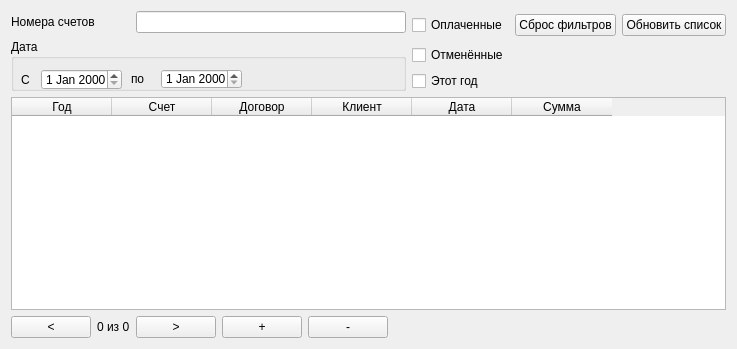
<?xml version="1.0" encoding="UTF-8"?>
<ui version="4.0">
 <class>orderView</class>
 <widget class="QWidget" name="orderView">
  <property name="geometry">
   <rect>
    <x>0</x>
    <y>0</y>
    <width>728</width>
    <height>349</height>
   </rect>
  </property>
  <property name="windowTitle">
   <string>Form</string>
  </property>
  <layout class="QGridLayout" name="gridLayout">
   <item row="5" column="7" colspan="4">
    <spacer name="horizontalSpacer_2">
     <property name="orientation">
      <enum>Qt::Horizontal</enum>
     </property>
     <property name="sizeHint" stdset="0">
      <size>
       <width>40</width>
       <height>20</height>
      </size>
     </property>
    </spacer>
   </item>
   <item row="5" column="4">
    <widget class="QPushButton" name="pushButton_minus">
     <property name="text">
      <string>-</string>
     </property>
    </widget>
   </item>
   <item row="0" column="9" rowspan="2">
    <widget class="QPushButton" name="pushButton_resetfilter">
     <property name="text">
      <string>Сброс фильтров</string>
     </property>
    </widget>
   </item>
   <item row="0" column="0" colspan="2">
    <widget class="QLabel" name="label">
     <property name="text">
      <string>Номера счетов</string>
     </property>
    </widget>
   </item>
   <item row="5" column="6">
    <spacer name="horizontalSpacer_3">
     <property name="orientation">
      <enum>Qt::Horizontal</enum>
     </property>
     <property name="sizeHint" stdset="0">
      <size>
       <width>40</width>
       <height>20</height>
      </size>
     </property>
    </spacer>
   </item>
   <item row="0" column="8" rowspan="2">
    <widget class="QCheckBox" name="paid_checkbox">
     <property name="text">
      <string>Оплаченные</string>
     </property>
     <property name="checked">
      <bool>false</bool>
     </property>
     <property name="tristate">
      <bool>false</bool>
     </property>
    </widget>
   </item>
   <item row="3" column="8">
    <widget class="QCheckBox" name="thisyear_checkbox">
     <property name="text">
      <string>Этот год</string>
     </property>
     <property name="tristate">
      <bool>false</bool>
     </property>
    </widget>
   </item>
   <item row="5" column="0">
    <widget class="QPushButton" name="pushButton_left">
     <property name="text">
      <string>&lt;</string>
     </property>
    </widget>
   </item>
   <item row="5" column="5">
    <spacer name="horizontalSpacer">
     <property name="orientation">
      <enum>Qt::Horizontal</enum>
     </property>
     <property name="sizeHint" stdset="0">
      <size>
       <width>40</width>
       <height>20</height>
      </size>
     </property>
    </spacer>
   </item>
   <item row="2" column="8">
    <widget class="QCheckBox" name="canceled_checkbox">
     <property name="text">
      <string>Отменённые</string>
     </property>
     <property name="tristate">
      <bool>false</bool>
     </property>
    </widget>
   </item>
   <item row="5" column="1">
    <widget class="QLabel" name="browserLabel">
     <property name="text">
      <string>0 из 0</string>
     </property>
    </widget>
   </item>
   <item row="5" column="2">
    <widget class="QPushButton" name="pushButton_right">
     <property name="text">
      <string>&gt;</string>
     </property>
    </widget>
   </item>
   <item row="0" column="2" colspan="6">
    <widget class="QLineEdit" name="lineEdit"/>
   </item>
   <item row="0" column="10" rowspan="2">
    <widget class="QPushButton" name="pushButton_update">
     <property name="text">
      <string>Обновить список</string>
     </property>
    </widget>
   </item>
   <item row="1" column="0" rowspan="3" colspan="8">
    <widget class="QGroupBox" name="groupBox">
     <property name="title">
      <string>Дата</string>
     </property>
     <widget class="QLabel" name="label_2">
      <property name="geometry">
       <rect>
        <x>10</x>
        <y>31</y>
        <width>16</width>
        <height>20</height>
       </rect>
      </property>
      <property name="text">
       <string>С</string>
      </property>
     </widget>
     <widget class="QDateEdit" name="dateEdit">
      <property name="geometry">
       <rect>
        <x>30</x>
        <y>30</y>
        <width>81</width>
        <height>21</height>
       </rect>
      </property>
     </widget>
     <widget class="QLabel" name="label_3">
      <property name="geometry">
       <rect>
        <x>120</x>
        <y>30</y>
        <width>21</width>
        <height>20</height>
       </rect>
      </property>
      <property name="text">
       <string>по</string>
      </property>
     </widget>
     <widget class="QDateEdit" name="dateEdit_2">
      <property name="geometry">
       <rect>
        <x>150</x>
        <y>30</y>
        <width>81</width>
        <height>20</height>
       </rect>
      </property>
     </widget>
    </widget>
   </item>
   <item row="5" column="3">
    <widget class="QPushButton" name="pushButton_plus">
     <property name="text">
      <string>+</string>
     </property>
    </widget>
   </item>
   <item row="4" column="0" colspan="11">
    <widget class="QTableWidget" name="tableWidget">
     <property name="sortingEnabled">
      <bool>true</bool>
     </property>
     <column>
      <property name="text">
       <string>Год</string>
      </property>
     </column>
     <column>
      <property name="text">
       <string>Счет</string>
      </property>
     </column>
     <column>
      <property name="text">
       <string>Договор</string>
      </property>
     </column>
     <column>
      <property name="text">
       <string>Клиент</string>
      </property>
     </column>
     <column>
      <property name="text">
       <string>Дата</string>
      </property>
     </column>
     <column>
      <property name="text">
       <string>Сумма</string>
      </property>
     </column>
    </widget>
   </item>
  </layout>
 </widget>
 <resources/>
 <connections/>
</ui>
